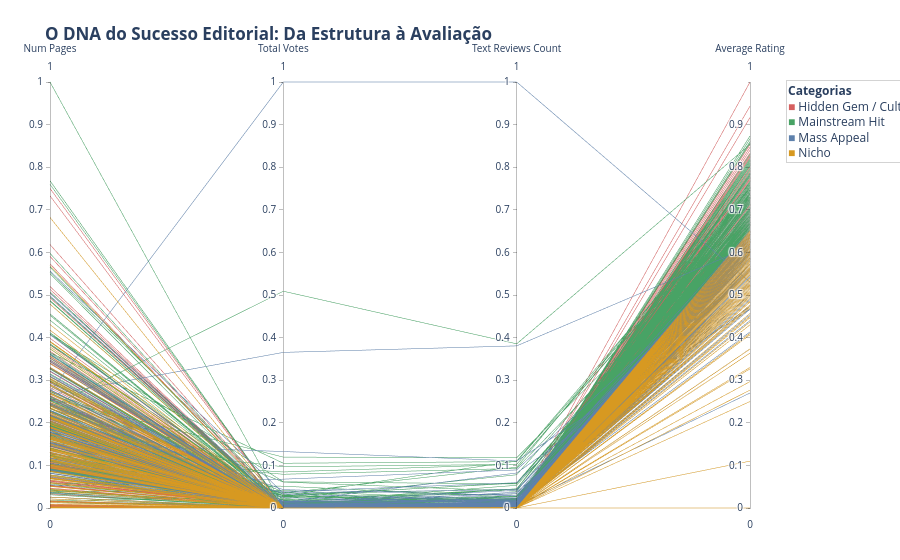

Notebook cell for this chart:
### Code cell
graf.grafico_coordenadas_paralelas_interativo(
    df_plot=df_books,
    colunas_jornada=['num_pages', 'total_votes', 'text_reviews_count', 'average_rating'],
    coluna_categoria='popularity_tier',
    titulo='O DNA do Sucesso Editorial: Da Estrutura à Avaliação'
)

### Figure 1 — Plotly figure (JSON) as saved in the notebook; plotly's stock layout.template omitted (floating-point values rounded to 4 significant figures; data arrays with more than 128 entries replaced by an {"elided": "..."} marker saying what was removed)
{"data": [{"dimensions": [{"label": "Num Pages", "values": {"elided": "800 float values"}}, {"label": "Total Votes", "values": {"elided": "800 float values"}}, {"label": "Text Reviews Count", "values": {"elided": "800 float values"}}, {"label": "Average Rating", "values": {"elided": "800 float values"}}], "domain": {"x": [0, 1], "y": [0, 1]}, "line": {"color": {"elided": "800 int values"}, "coloraxis": "coloraxis"}, "name": "", "type": "parcoords"}], "layout": {"annotations": [{"align": "left", "bgcolor": "white", "bordercolor": "lightgray", "borderwidth": 1, "font": {"size": 12}, "showarrow": false, "text": "<b>Categorias</b><br><span style=\"color:#D65F5F;\">■</span> Hidden Gem / Cult<br><span style=\"color:#48A365;\">■</span> Mainstream Hit<br><span style=\"color:#5E81AC;\">■</span> Mass Appeal<br><span style=\"color:#D79921;\">■</span> Nicho<br>", "x": 1.22, "xref": "paper", "y": 1, "yref": "paper"}], "coloraxis": {"autocolorscale": false, "colorbar": {"title": {"text": "Categoria_ID"}}, "colorscale": [[0, "#D65F5F"], [0.3333, "#48A365"], [0.6667, "#5E81AC"], [1, "#D79921"]], "showscale": false}, "font": {"size": 12}, "legend": {"tracegroupgap": 0}, "margin": {"b": 50, "l": 50, "r": 150, "t": 80}, "title": {"text": "<b>O DNA do Sucesso Editorial: Da Estrutura à Avaliação</b>"}}}
